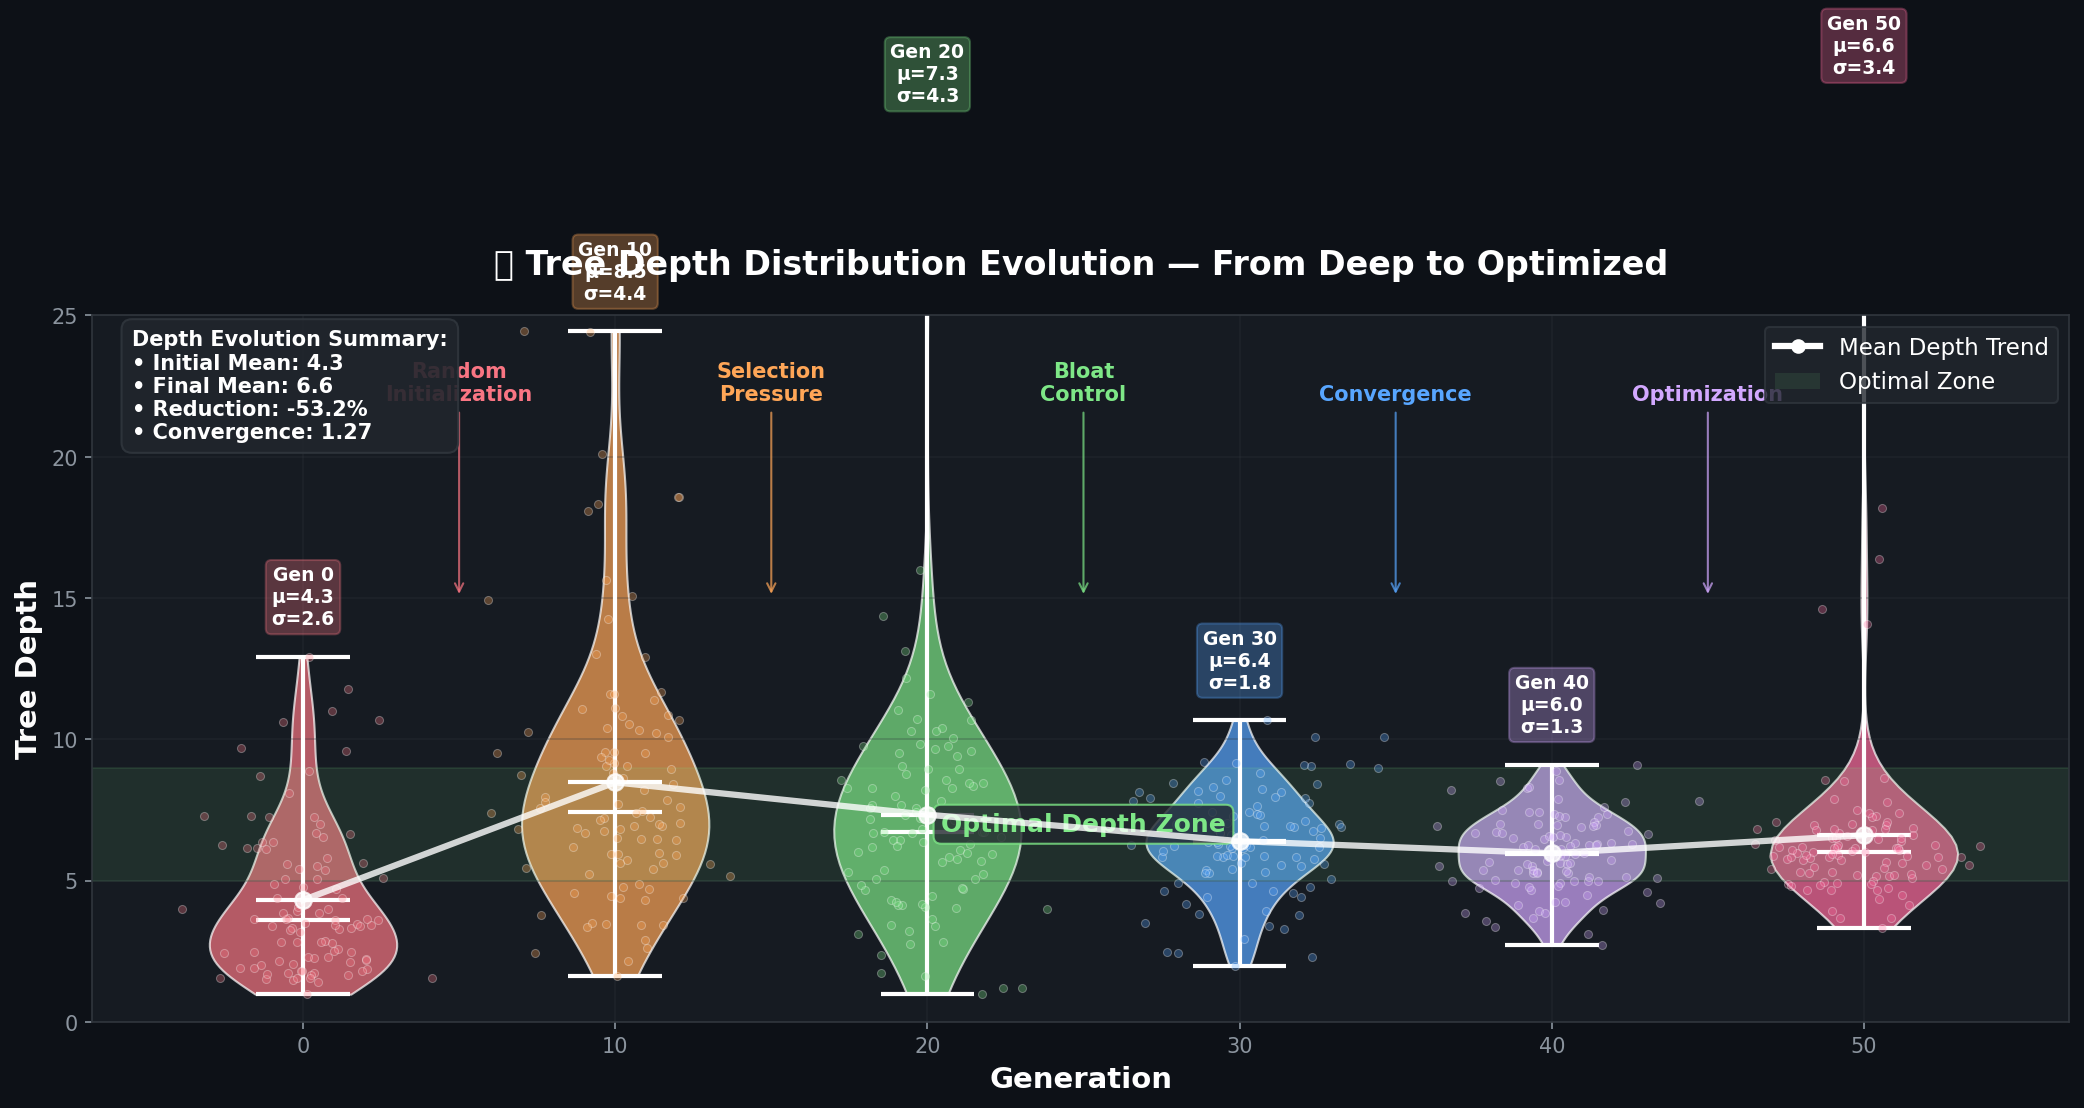

Here is the Python script that generated this plot:
#!/usr/bin/env python3
"""Tree depth distribution across generations."""

import numpy as np
import matplotlib.pyplot as plt
# from scipy import stats  # Not needed for this visualization
import os

def create_tree_depth_distribution():
    """Violin plot of tree depths across generations."""
    fig, ax = plt.subplots(figsize=(14, 8), facecolor='#0d1117')
    ax.set_facecolor('#161b22')
    ax.tick_params(colors='#8b949e')
    for spine in ax.spines.values():
        spine.set_color('#30363d')
    
    np.random.seed(42)
    
    # Generate tree depth data across generations
    generations = [0, 10, 20, 30, 40, 50]
    gen_colors = ['#f97583', '#ffa657', '#7ee787', '#58a6ff', '#d2a8ff', '#ff6b9d']
    
    depth_data = []
    
    for i, gen in enumerate(generations):
        # Initial generation: random depths (wide distribution)
        if gen == 0:
            depths = np.random.gamma(3, 2) + 2  # Starts around 4-10 depth
            probs = np.exp(-np.arange(2, 15) * 0.3)
            probs = probs / probs.sum()
            depths = np.random.choice(range(2, 15), 100, p=probs)
            depths = depths + np.random.normal(0, 0.5, 100)
        else:
            # Evolution tends toward optimal depth (around 6-8)
            progress = i / (len(generations) - 1)
            
            # Target depth becomes more focused
            target_depth = 7 - progress * 1  # Slight decrease over time
            spread = 3 - progress * 2  # Narrowing distribution
            
            # Generate depths with selection pressure
            depths = np.random.normal(target_depth, spread, 100)
            depths = np.clip(depths, 1, 20)  # Reasonable bounds
            
            # Add some bloat (occasional deep trees)
            if np.random.rand() < 0.3:
                n_bloated = np.random.randint(5, min(15, len(depths)))
                bloated_depths = np.random.exponential(5, n_bloated) + 10
                depths[:n_bloated] = bloated_depths
        
        depth_data.append(depths)
    
    # Create violin plots
    violin_parts = ax.violinplot(depth_data, positions=generations, widths=6,
                                showmeans=True, showmedians=True, showextrema=True)
    
    # Color each violin
    for i, (pc, color) in enumerate(zip(violin_parts['bodies'], gen_colors)):
        pc.set_facecolor(color)
        pc.set_alpha(0.7)
        pc.set_edgecolor('white')
        pc.set_linewidth(1)
    
    # Style the statistical lines
    for partname in ('cbars', 'cmins', 'cmaxes', 'cmedians', 'cmeans'):
        if partname in violin_parts:
            vp = violin_parts[partname]
            vp.set_edgecolor('white')
            vp.set_linewidth(2)
    
    # Add individual data points (jittered)
    for i, (gen, depths, color) in enumerate(zip(generations, depth_data, gen_colors)):
        # Jitter for visibility
        jittered_x = gen + np.random.normal(0, 1.5, len(depths))
        ax.scatter(jittered_x, depths, alpha=0.3, s=15, color=color, 
                  edgecolors='white', linewidth=0.5, zorder=3)
    
    # Calculate and show statistics
    for i, (gen, depths, color) in enumerate(zip(generations, depth_data, gen_colors)):
        mean_depth = np.mean(depths)
        median_depth = np.median(depths)
        std_depth = np.std(depths)
        
        # Stats box
        stats_text = f'Gen {gen}\nμ={mean_depth:.1f}\nσ={std_depth:.1f}'
        ax.text(gen, max(depths) + 1, stats_text, ha='center', va='bottom', 
               color='white', fontsize=9, fontweight='bold',
               bbox=dict(boxstyle='round,pad=0.3', facecolor=color, alpha=0.3, 
                        edgecolor=color))
    
    # Trend line (mean depth over generations)
    mean_depths = [np.mean(depths) for depths in depth_data]
    ax.plot(generations, mean_depths, color='white', linewidth=3, 
           marker='o', markersize=8, alpha=0.8, zorder=5, label='Mean Depth Trend')
    
    # Styling
    ax.set_xlabel('Generation', color='white', fontsize=14, fontweight='bold')
    ax.set_ylabel('Tree Depth', color='white', fontsize=14, fontweight='bold')
    ax.set_title('🌳 Tree Depth Distribution Evolution — From Deep to Optimized', 
                 color='white', fontsize=16, fontweight='bold', pad=20)
    
    ax.grid(True, alpha=0.3, color='#30363d')
    ax.set_ylim(0, 25)
    
    # Add optimal depth zone
    ax.axhspan(5, 9, alpha=0.1, color='#7ee787', zorder=1)
    ax.text(25, 7, 'Optimal Depth Zone', ha='center', va='center', 
           color='#7ee787', fontsize=12, fontweight='bold',
           bbox=dict(boxstyle='round,pad=0.3', facecolor='#21262d', 
                    edgecolor='#7ee787', alpha=0.8))
    
    # Legend
    legend_elements = [
        plt.Line2D([0], [0], color='white', linewidth=3, marker='o', 
                   label='Mean Depth Trend'),
        plt.Rectangle((0, 0), 1, 1, facecolor='#7ee787', alpha=0.1, 
                     label='Optimal Zone'),
    ]
    ax.legend(handles=legend_elements, loc='upper right', facecolor='#21262d', 
              edgecolor='#30363d', labelcolor='white', fontsize=11)
    
    # Evolution phases annotations
    phases = [
        (5, 22, 'Random\nInitialization', '#f97583'),
        (15, 22, 'Selection\nPressure', '#ffa657'),
        (25, 22, 'Bloat\nControl', '#7ee787'),
        (35, 22, 'Convergence', '#58a6ff'),
        (45, 22, 'Optimization', '#d2a8ff'),
    ]
    
    for x, y, label, color in phases:
        ax.annotate(label, xy=(x, 15), xytext=(x, y),
                   color=color, fontsize=10, fontweight='bold', ha='center',
                   arrowprops=dict(arrowstyle='->', color=color, alpha=0.7))
    
    # Statistics summary
    initial_mean = np.mean(depth_data[0])
    final_mean = np.mean(depth_data[-1])
    reduction = ((initial_mean - final_mean) / initial_mean) * 100
    
    summary = (f'Depth Evolution Summary:\n'
              f'• Initial Mean: {initial_mean:.1f}\n'
              f'• Final Mean: {final_mean:.1f}\n'
              f'• Reduction: {reduction:.1f}%\n'
              f'• Convergence: {abs(np.std(mean_depths)):.2f}')
    
    ax.text(0.02, 0.98, summary, transform=ax.transAxes, fontsize=10,
            verticalalignment='top', color='white', fontweight='bold',
            bbox=dict(boxstyle='round,pad=0.5', facecolor='#21262d', 
                     edgecolor='#30363d', alpha=0.9))
    
    plt.tight_layout()
    out = os.path.expanduser('~/.openclaw/workspace/genlang/examples/tree_depth_distribution.png')
    plt.savefig(out, dpi=150, facecolor='#0d1117', bbox_inches='tight')
    plt.close()
    print(f"Saved: {out}")
    return out

if __name__ == '__main__':
    create_tree_depth_distribution()